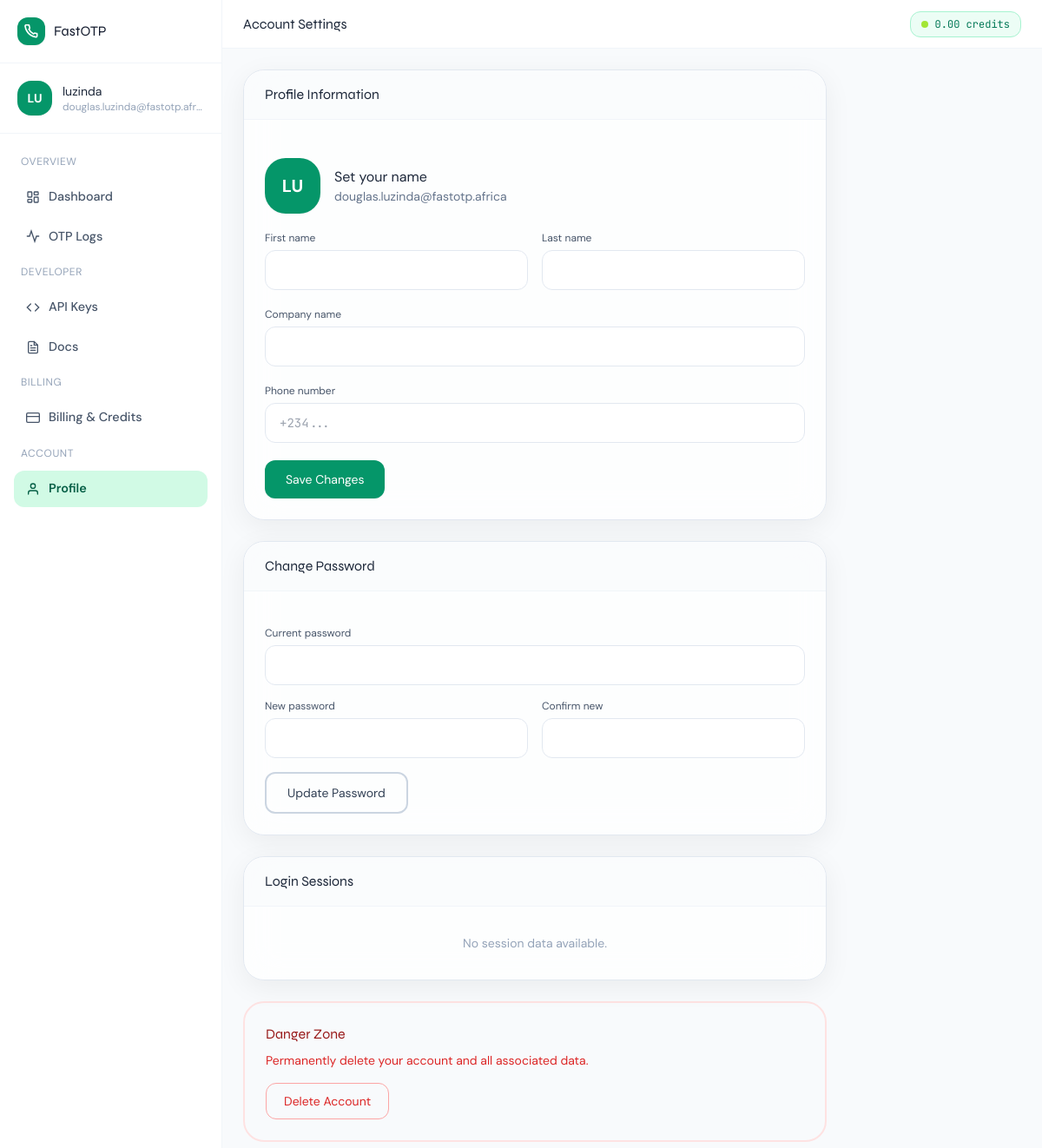
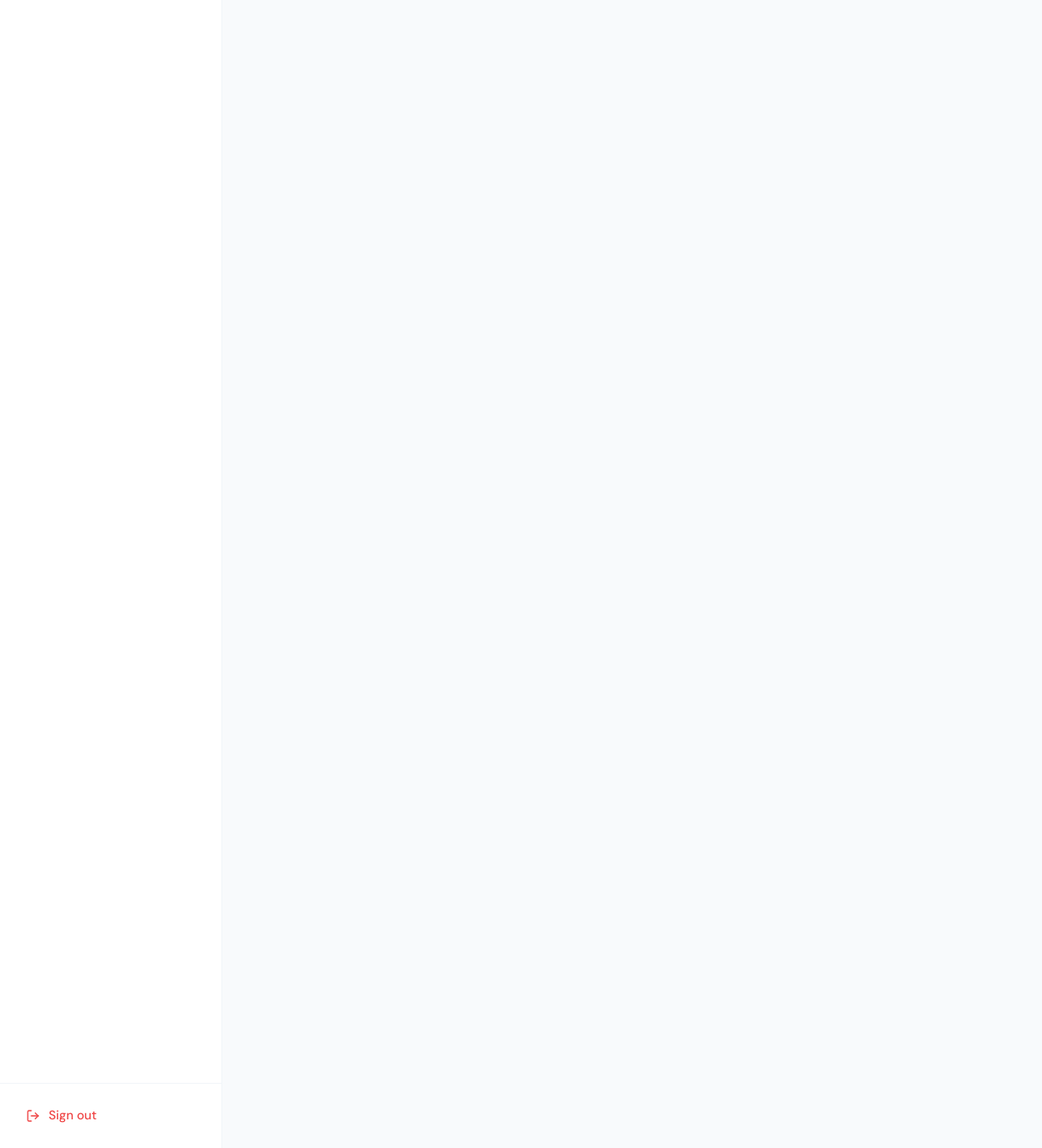
/dashboard/account/ (signed in), run on the app's committed database (2 pictures, top to bottom).
### fastotp/models.py (models this page shows, shortened)
class User(AbstractUser):
    id = models.UUIDField(primary_key=True, default=uuid.uuid4, editable=False)
    phone_number = models.CharField(max_length=20, blank=True)
    whatsapp_number = models.CharField(max_length=20, blank=True)
    company_name = models.CharField(max_length=150, blank=True)
    is_verified = models.BooleanField(default=False)
    verification_otp = models.CharField(max_length=6, blank=True)
    otp_expires_at = models.DateTimeField(null=True, blank=True)
    avatar_initials = models.CharField(max_length=3, blank=True)
    created_at = models.DateTimeField(auto_now_add=True)
    updated_at = models.DateTimeField(auto_now=True)

class CreditBalance(models.Model):
    user = models.OneToOneField(User, on_delete=models.CASCADE, related_name='credit_balance')
    balance = models.DecimalField(max_digits=12, decimal_places=4, default=0)
    total_topped_up = models.DecimalField(max_digits=12, decimal_places=2, default=0)
    total_consumed = models.DecimalField(max_digits=12, decimal_places=4, default=0)
    updated_at = models.DateTimeField(auto_now=True)

### fastotp/views.py (the view, shortened to what this page needs)
# urls.py: path('dashboard/account/', views.AccountView.as_view(), name='account'),
class AccountView(LoginRequiredMixin, View):
    login_url = 'login'
    template_name = 'fastotp/account.html'
    def get(self, request):
        sessions = LoginSession.objects.filter(user=request.user)[:10]
        return render(request, self.template_name, {'sessions': sessions})

### templates/fastotp/account.html (shortened to what this page needs)
{% extends 'fastotp/dashboard_base.html' %}
{% block page_title %}Account Settings{% endblock %}
{% block dashboard_content %}
<div class="max-w-2xl space-y-6">
  <div class="glass rounded-3xl overflow-hidden border border-slate-200">
    <div class="px-6 py-4 border-b border-slate-100 bg-slate-50/50">
      <h3 class="font-display font-600 text-slate-800">Profile Information</h3>
    </div>
    <form hx-post="{% url 'account' %}"
          hx-target="#profile-feedback"
          hx-swap="innerHTML"
          class="p-6 space-y-5">
      <div class="flex items-center gap-4 mb-6">
        <div class="w-16 h-16 rounded-3xl bg-emerald-600 flex items-center justify-center text-white font-bold text-xl shadow-sm">
          {{ request.user.avatar_initials }}
        </div>
        <div>
          <p class="font-600 text-slate-800">{{ request.user.get_full_name|default:"Set your name" }}</p>
          <p class="text-sm text-slate-500">{{ request.user.email }}</p>
        </div>
      </div>
      <div class="grid grid-cols-2 gap-4">
        <div>
          <label class="block text-xs font-600 text-slate-600 mb-1.5">First name</label>
          <input type="text" name="first_name" value="{{ request.user.first_name }}"
                 class="w-full px-4 py-3 rounded-xl border border-slate-200 focus:outline-none focus:border-emerald-500 focus:ring-2 focus:ring-emerald-100 text-sm bg-white/80 transition-all">
        </div>
        <div>
          <label class="block text-xs font-600 text-slate-600 mb-1.5">Last name</label>
          <input type="text" name="last_name" value="{{ request.user.last_name }}"
                 class="w-full px-4 py-3 rounded-xl border border-slate-200 focus:outline-none focus:border-emerald-500 focus:ring-2 focus:ring-emerald-100 text-sm bg-white/80 transition-all">
        </div>
      </div>
      <div>
        <label class="block text-xs font-600 text-slate-600 mb-1.5">Company name</label>
        <input type="text" name="company_name" value="{{ request.user.company_name }}"
               class="w-full px-4 py-3 rounded-xl border border-slate-200 focus:outline-none focus:border-emerald-500 focus:ring-2 focus:ring-emerald-100 text-sm bg-white/80 transition-all">
      </div>
      <div>
        <label class="block text-xs font-600 text-slate-600 mb-1.5">Phone number</label>
        <input type="tel" name="phone_number" value="{{ request.user.phone_number }}"
               class="w-full px-4 py-3 rounded-xl border border-slate-200 focus:outline-none focus:border-emerald-500 focus:ring-2 focus:ring-emerald-100 text-sm font-mono bg-white/80 transition-all"
               placeholder="+234...">
      </div>
      <button type="submit" class="btn-push bg-emerald-600 hover:bg-emerald-700 text-white font-600 px-6 py-3 rounded-xl text-sm shadow-sm hover:shadow-glow transition-all">
        Save Changes
      </button>
    </form>
  </div>
  <div class="glass rounded-3xl overflow-hidden border border-slate-200">
    <div class="px-6 py-4 border-b border-slate-100 bg-slate-50/50">
      <h3 class="font-display font-600 text-slate-800">Change Password</h3>
    </div>
    <form hx-post="{% url 'account' %}"
          hx-target="#password-feedback"
          hx-swap="innerHTML"
          class="p-6 space-y-4">
      <div>
        <label class="block text-xs font-600 text-slate-600 mb-1.5">Current password</label>
        <input type="password" name="current_password" required
               class="w-full px-4 py-3 rounded-xl border border-slate-200 focus:outline-none focus:border-emerald-500 focus:ring-2 focus:ring-emerald-100 text-sm bg-white/80 transition-all">
      </div>
      <div class="grid grid-cols-2 gap-4">
        <div>
          <label class="block text-xs font-600 text-slate-600 mb-1.5">New password</label>
          <input type="password" name="new_password" required minlength="8"
                 class="w-full px-4 py-3 rounded-xl border border-slate-200 focus:outline-none focus:border-emerald-500 focus:ring-2 focus:ring-emerald-100 text-sm bg-white/80 transition-all">
        </div>
        <div>
          <label class="block text-xs font-600 text-slate-600 mb-1.5">Confirm new</label>
          <input type="password" name="confirm_password" required
                 class="w-full px-4 py-3 rounded-xl border border-slate-200 focus:outline-none focus:border-emerald-500 focus:ring-2 focus:ring-emerald-100 text-sm bg-white/80 transition-all">
        </div>
      </div>
      <button type="submit" class="btn-push border-2 border-slate-300 hover:border-slate-400 text-slate-700 font-600 px-6 py-3 rounded-xl text-sm transition-all">
        Update Password
      </button>
    </form>
  </div>
  <div class="glass rounded-3xl overflow-hidden border border-slate-200">
    <div class="px-6 py-4 border-b border-slate-100 bg-slate-50/50">
      <h3 class="font-display font-600 text-slate-800">Login Sessions</h3>
    </div>
    <div class="divide-y divide-slate-50">
      {% for session in sessions %}
      <div class="flex items-center gap-4 px-6 py-4">
        <div class="w-10 h-10 rounded-2xl bg-slate-100 flex items-center justify-center text-lg flex-shrink-0">
          {% if session.is_current %}🖥️{% else %}💻{% endif %}
        </div>
        <div class="flex-1">
          <p class="text-sm font-medium text-slate-800">
            {{ session.ip_address|default:"Unknown IP" }}
            {% if session.is_current %}<span class="ml-2 text-xs bg-emerald-100 text-emerald-700 px-2 py-0.5 rounded-full">Current</span>{% endif %}
          </p>
          <p class="text-xs text-slate-400">{{ session.user_agent|truncatechars:60 }}</p>
          <p class="text-xs text-slate-400">Last active {{ session.last_active|timesince }} ago</p>
        </div>
      </div>
      {% empty %}
      <div class="text-center py-8 text-slate-400">
        <p class="text-sm">No session data available.</p>
      </div>
      {% endfor %}
    </div>
  </div>
  <div class="border-2 border-red-100 rounded-3xl p-6">
    <h3 class="font-display font-600 text-red-800 mb-2">Danger Zone</h3>
    <p class="text-sm text-red-600 mb-4">Permanently delete your account and all associated data.</p>
    <button class="btn-push border border-red-300 text-red-600 hover:bg-red-50 font-600 px-5 py-2.5 rounded-xl text-sm transition-all"
            onclick="confirm('Are you absolutely sure? This cannot be undone.') && alert('Please contact support to delete your account.')">
      Delete Account
    </button>
  </div>
</div>
{% endblock %}

### templates/fastotp/dashboard_base.html (shortened to what this page needs)
{% extends 'fastotp/base.html' %}
{% block content %}
<div class="flex h-screen overflow-hidden bg-slate-50">
  <aside class="w-64 flex-shrink-0 bg-white border-r border-slate-100 flex flex-col overflow-y-auto hidden md:flex">
    <div class="p-5 border-b border-slate-100">
      <a href="{% url 'home' %}" class="flex items-center gap-2.5">
        <div class="w-8 h-8 rounded-xl bg-emerald-600 flex items-center justify-center shadow-sm">
        </div>
        <span class="font-display font-700 text-slate-900">FastOTP</span>
      </a>
    </div>
    <div class="p-5 border-b border-slate-100">
      <div class="flex items-center gap-3">
        <div class="w-10 h-10 rounded-2xl bg-emerald-600 flex items-center justify-center text-white font-bold text-sm shadow-sm flex-shrink-0">
          {{ request.user.avatar_initials }}
        </div>
        <div class="min-w-0">
          <p class="text-sm font-600 text-slate-800 truncate">{{ request.user.get_full_name|default:request.user.username }}</p>
          <p class="text-xs text-slate-400 truncate">{{ request.user.email }}</p>
        </div>
      </div>
    </div>
    <nav class="flex-1 p-4 space-y-1">
      <p class="text-xs font-600 text-slate-400 uppercase tracking-wider px-2 py-2">Overview</p>
      <a href="{% url 'dashboard' %}" class="sidebar-link {% if request.resolver_match.url_name == 'dashboard' %}active{% endif %}">
        <svg width="16" height="16" viewBox="0 0 24 24" fill="none" stroke="currentColor" stroke-width="2" stroke-linecap="round"><rect x="3" y="3" width="7" height="9" rx="1"/><rect x="14" y="3" width="7" height="5" rx="1"/><rect x="14" y="12" width="7" height="9" rx="1"/><rect x="3" y="16" width="7" height="5" rx="1"/></svg>
        Dashboard
      </a>
      <a href="{% url 'otp_logs' %}" class="sidebar-link {% if request.resolver_match.url_name == 'otp_logs' %}active{% endif %}">
        <svg width="16" height="16" viewBox="0 0 24 24" fill="none" stroke="currentColor" stroke-width="2" stroke-linecap="round"><polyline points="22 12 18 12 15 21 9 3 6 12 2 12"/></svg>
        OTP Logs
      </a>
      <p class="text-xs font-600 text-slate-400 uppercase tracking-wider px-2 py-2 mt-4">Developer</p>
      <a href="{% url 'developer' %}" class="sidebar-link {% if request.resolver_match.url_name == 'developer' %}active{% endif %}">
        <svg width="16" height="16" viewBox="0 0 24 24" fill="none" stroke="currentColor" stroke-width="2" stroke-linecap="round"><polyline points="16 18 22 12 16 6"/><polyline points="8 6 2 12 8 18"/></svg>
        API Keys
      </a>
      <a href="#" class="sidebar-link">
        Docs
      </a>
      <p class="text-xs font-600 text-slate-400 uppercase tracking-wider px-2 py-2 mt-4">Billing</p>
      <a href="{% url 'billing' %}" class="sidebar-link {% if request.resolver_match.url_name == 'billing' %}active{% endif %}">
        <svg width="16" height="16" viewBox="0 0 24 24" fill="none" stroke="currentColor" stroke-width="2" stroke-linecap="round"><rect x="1" y="4" width="22" height="16" rx="2" ry="2"/><line x1="1" y1="10" x2="23" y2="10"/></svg>
        Billing & Credits
      </a>
      <p class="text-xs font-600 text-slate-400 uppercase tracking-wider px-2 py-2 mt-4">Account</p>
      <a href="{% url 'account' %}" class="sidebar-link {% if request.resolver_match.url_name == 'account' %}active{% endif %}">
        <svg width="16" height="16" viewBox="0 0 24 24" fill="none" stroke="currentColor" stroke-width="2" stroke-linecap="round"><path d="M20 21v-2a4 4 0 0 0-4-4H8a4 4 0 0 0-4 4v2"/><circle cx="12" cy="7" r="4"/></svg>
        Profile
      </a>
    </nav>
    <div class="p-4 border-t border-slate-100">
      <form method="POST" action="{% url 'logout' %}">
        <button type="submit" class="sidebar-link w-full text-red-500 hover:bg-red-50 hover:text-red-700">
          <svg width="16" height="16" viewBox="0 0 24 24" fill="none" stroke="currentColor" stroke-width="2" stroke-linecap="round"><path d="M9 21H5a2 2 0 0 1-2-2V5a2 2 0 0 1 2-2h4"/><polyline points="16 17 21 12 16 7"/><line x1="21" y1="12" x2="9" y2="12"/></svg>
          Sign out
        </button>
      </form>
    </div>
  </aside>
  <div class="flex-1 flex flex-col overflow-hidden">
    <header class="bg-white border-b border-slate-100 h-14 flex items-center justify-between px-6 flex-shrink-0">
      <div>
        <h2 class="font-display font-600 text-slate-800 text-base">{% block page_title %}Dashboard{% endblock %}</h2>
      </div>
      <div class="flex items-center gap-4">
        <div id="credit-badge"
             hx-get="{% url 'credit_balance_poll' %}"
             hx-trigger="every 30s"
             hx-swap="outerHTML"
             class="flex items-center gap-2 bg-emerald-50 border border-emerald-200 px-3 py-1.5 rounded-xl">
          <span class="w-2 h-2 bg-lime-400 rounded-full animate-pulse"></span>
          <span class="text-xs font-mono font-600 text-emerald-700">
            {% if request.user.credit_balance %}
              {{ request.user.credit_balance.balance|floatformat:2 }} credits
            {% else %}0.00 credits{% endif %}
          </span>
        </div>
      </div>
    </header>
    <main class="flex-1 overflow-y-auto p-6">
      {% block dashboard_content %}{% endblock %}
    </main>
  </div>
</div>
{% endblock %}

### templates/fastotp/base.html (style rules this page uses)
*, *::before, *::after { box-sizing: border-box; }
body { font-family: 'DM Sans', sans-serif; background: #f8fafc; }
h1, h2, h3, h4, h5, .font-display { font-family: 'Syne', sans-serif; }
.font-mono { font-family: 'JetBrains Mono', monospace; }
.glass { background: rgba(255,255,255,0.72); backdrop-filter: blur(20px); -webkit-backdrop-filter: blur(20px); border: 1px solid rgba(255,255,255,0.85); box-shadow: 0 8px 32px rgba(0,0,0,0.06), inset 0 1px 0 rgba(255,255,255,0.7); }
.btn-push { transition: all 0.12s ease; }
.sidebar-link { display: flex; align-items: center; gap: 10px; padding: 10px 14px; border-radius: 12px; font-size: 0.9rem; font-weight: 500; color: #475569; transition: all 0.15s; }
.sidebar-link.active { background: #d1fae5; color: #065f46; font-weight: 600; }

### data on the page
User: user.avatar_initials "LU", user.get_full_name "luzinda", user.email "douglas.luzinda@fastotp.afr…", user.credit_balance.balance "0.00", user.get_full_name "Set your name", user.email "douglas.luzinda@fastotp.africa"
